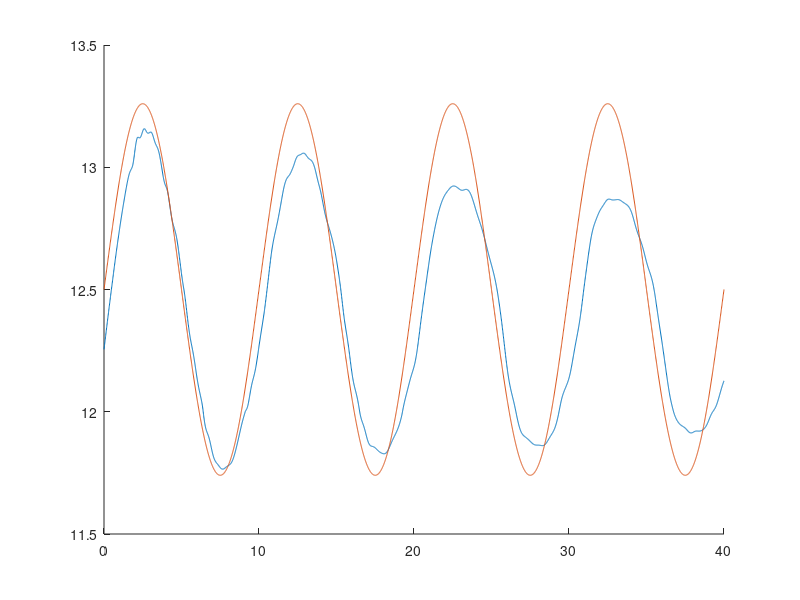

The MATLAB script that drew this image:
% This is a one-dimesion wave propagation program with the MPM.
% It was started by Luming Shen on Mar. 16 2001.
% It was modified by Taoran Li on Nov. 12 2023.
% It was designed to calculate a bar with its left end fixed and its right end exerted.
% One material point per cell is used initially.
% For more information about the MPM, please refer to the following papers:
% D. Sulsky, Z. Chen, H.L. Schreyer, 1994, "A particle method for history-dependent materials", Computer methods in applied mechanics and engineering, vol. 118 pp.179-196.
% Z. Chen, W. Hu, L. Shen, X. Xin and R. Brannon, 2002, "An evaluation of the MPM for simulating dynamic failure with damage diffusion", Engineering Fracture Mechanics, vol. 69, pp. 1873-1890.
 
 
%% program starts here
 
close all;
clear;

NE=25; % number of elements

rho=1.; % density 
ys=100.; % Young's modulus 
A=1.;	% cross section area of the bar
L=25.;	% length of the bar

% set up the node number where a fixed boundary condition is applied.

fbc=1;

% input the external force

fbn=0.0; % magnitude of the external force
NB=NE+1; % # of node on which the external force applied

% initial velocity condition
v0=0.75; b1=pi/2/L;

% dt=0.1*0.1*L/NE/sqrt(ys/rho); % time step	
dt=0.01;
tfinal=40;%*L/sqrt(ys/rho); % total running time 
ntime=round(tfinal/dt)+1; % total running steps 

%- input nodal coordinates and connectivities

NN=round(2*NE); %total number of grid nodes 
LOC=zeros(NN,1); 
le=L/NE; % cell ( or element) size
LOC(:)=(0:NN-1)'*le; % grid node coordinates

% set initial material point coordinates

% for i=1:NE
%    xp(i)=0.25*(LOC(i)+LOC(i+1));
% end
xp=0.25:0.5:NE;

np=length(xp);

% Build global material points mass vector

MP=zeros(np,1);
for i=1:np
   MP(i)=rho*A*le/2;
end
 
% Set up initial value of Stress, Strain

SIG=zeros(np,ntime); % matrix to store stress of each point at each time step
xxp=zeros(np,ntime); % matrix to store position of each point at each time step
ssp=zeros(np,1); % stresses of points
snp=zeros(np,1); % strains of points
dssp=zeros(np,1); % stress increments of points
dsnp=zeros(np,1); % strain increments of points
mom=zeros(NN,ntime);
% Set up initial values of velocity, momentum, mass and external force 

vg=zeros(NN,1); % velocities of node
% vp=zeros(NE,1); % velocitie of points
vp = v0*sin(xp*b1);
vol0 = zeros(np,1); % volume of points
vol0(:,1) = A*le/2;
vol = vol0;
Fp = ones(np,1);
dvp=zeros(np,1); % velocity increments of points
fext=zeros(NN,1); % external forces on the nodes

%initialize time and step. 

t=0.0;
n=1;

% iteration starts

while t<=tfinal+0.000000001
   
   MVG=zeros(NN,1); % momentum at nodes
   MG=zeros(NN,1); % mass at nodes
   fint=zeros(NN,1); % internal forces at nodes

   % Find the number of cell in which the material point is located
   for i=1:np
      NC(i)=fix(xp(i)/le)+1;
      xc(i)=(xp(i)-LOC(NC(i)))/le;
   end
   
   % key part of the MPM
   for i=1:np
      MG(NC(i))=MG(NC(i))+MP(i)*(1-xc(i)); % map mass from point to left grid node
      MG(NC(i)+1)=MG(NC(i)+1)+MP(i)*xc(i); % map mass from point to right grid node
      MVG(NC(i))=MVG(NC(i))+MP(i)*vp(i)*(1-xc(i)); % map momentum from point to left grid node
      MVG(NC(i)+1)=MVG(NC(i)+1)+MP(i)*vp(i)*xc(i); % map momentum from point to right grid node
      fint(NC(i))=fint(NC(i))+vol(i)*ssp(i); % map internal force from point to left grid node
      fint(NC(i)+1)=fint(NC(i)+1)-vol(i)*ssp(i); % map internal force from point to right grid node
   end
   % if n==1
   %     fext(NB)=fbn;
   %     else
   %         fext(NB)=0;
   % end
   fext(NB)=fbn; %set force boundary condition 
   f=fint+fext; % calculate total grid node force vector
   f(fbc)=0.0; % apply the fixed boundary condition (total force=0)
   MVG=MVG+f*dt; % update the momenta at the grid nodes
   MVG(fbc)=0.0; % apply the fixed boundary condition (total momemtun=0)
   
   for i=1:np
      % map the nodal velocity increment back to the pariticle
      dvp(i)=f(NC(i))*(1-xc(i))*dt/MG(NC(i))+f(NC(i)+1)*xc(i)*dt/MG(NC(i)+1);
      
      % map the current nodal velocity back to particle
      vpbar(i)=MVG(NC(i))*(1-xc(i))/MG(NC(i))+MVG(NC(i)+1)*xc(i)/MG(NC(i)+1);
   end
   
   vp=vp+dvp'; % compute the current particle velocity
   xp=xp+vpbar*dt; % compute the current particle position
   
   % map the particle momentum back to the cell node
   % MVG=zeros(NN,1); 
   % for i=1:np
   %    MVG(NC(i))=MVG(NC(i))+MP(i)*vp(i)*(1-xc(i));
   %    MVG(NC(i)+1)=MVG(NC(i)+1)+MP(i)*vp(i)*xc(i);
   % end
   
   % find the current nodal velocity 
   for i=1:NN
      vg(NC(i))=MVG(NC(i))/MG(NC(i));
      vg(NC(i)+1)=MVG(NC(i)+1)/MG(NC(i)+1);
   end
   
   vg(fbc)=0.0; % apply the essential boundary conditions (velocity=0)
   
   % get the strain increments from gradient of nodal velocities
   for i=1:np
      dsnp(i)=(-vg(NC(i))+vg(NC(i)+1));
      Fp(i)=(1+dsnp(i)*dt)*Fp(i);
      vol(i)=Fp(i)*vol0(i);
      dsnp(i)=dt*dsnp(i);
      vel_p(n,:)=vp(i);
   end
    
   snp=snp+dsnp; % update the particle strains
   ssp=ssp+dsnp*ys; % undate the particle stresses (linear elasticity is assumed.)
            
   % save the new stress and output data
   
   SIG(:,n)=ssp; % particle stresses at new time step
   xxp(:,n)=xp'; % particle positions at new time step
   mom(:,n)=MVG;
   FPP(:,n)=Fp;
   FVOL(:,n)=vol;
   
   %update n and t
   
   n=n+1;
   t=t+dt;
end

% for output use only, may ignore them.
tt=linspace(0,tfinal,ntime);
xx=linspace(0,L,np);

% end of program   
%% Plot section
xt=0:dt:tfinal;
hold on;
plot(xt,xxp(25,:))
a1=12.5;w1=b1*sqrt(ys/rho);a2=v0/b1/L/w1;
xcm=a1+a2*sin(w1*xt);

plot(xt,xcm)
